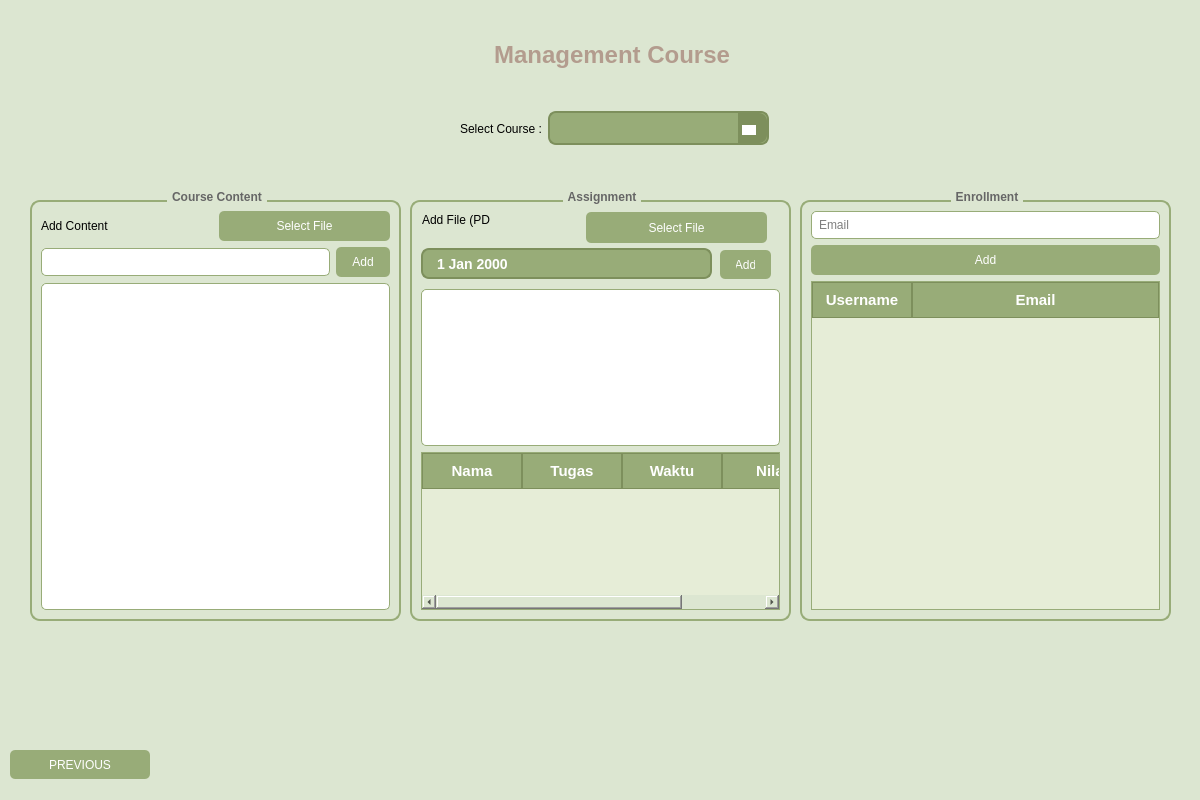
<?xml version="1.0" encoding="UTF-8"?>
<ui version="4.0">
 <class>ManagementCourse</class>
 <widget class="QWidget" name="ManagementCourse">
  <property name="geometry">
   <rect>
    <x>0</x>
    <y>0</y>
    <width>1200</width>
    <height>800</height>
   </rect>
  </property>
  <property name="styleSheet">
   <string notr="true">
   QWidget {
       background-color: #DCE6D1;
   }
   QLabel#titleLabel {
       color: #B39C8E;
       font-size: 24px;
       font-weight: bold;
   }
   QComboBox {
       background-color: #98AC78;
       border: none;
       border-radius: 5px;
       padding: 5px;
       color: white;
       min-width: 200px;
   }
   QComboBox::drop-down {
       border: none;
   }
   QComboBox::down-arrow {
       image: url(down_arrow.png);
       width: 12px;
       height: 12px;
   }
   QPushButton {
       background-color: #98AC78;
       border: none;
       border-radius: 5px;
       color: white;
       padding: 8px 16px;
   }
   QPushButton:hover {
       background-color: #7D8F5C;
   }
   QPushButton#previousBtn {
       background-color: #B39C8E;
       border-radius: 15px;
   }
   QPushButton#addBtn {
       background-color: #B39C8E;
       min-width: 60px;
   }
   QLineEdit {
       background-color: white;
       border: 1px solid #98AC78;
       border-radius: 5px;
       padding: 5px;
   }
   QGroupBox {
       border: 2px solid #98AC78;
       border-radius: 10px;
       margin-top: 10px;
       font-weight: bold;
   }
   QGroupBox::title {
       color: #666666;
       subcontrol-origin: margin;
       subcontrol-position: top center;
       padding: 0 3px;
       background-color: #DCE6D1;
   }
   QTextEdit {
       background-color: white;
       border: 1px solid #98AC78;
       border-radius: 5px;
   }
   </string>
  </property>
  <widget class="QLabel" name="titleLabel">
   <property name="geometry">
    <rect>
     <x>490</x>
     <y>40</y>
     <width>244</width>
     <height>29</height>
    </rect>
   </property>
   <property name="text">
    <string>Management Course</string>
   </property>
   <property name="alignment">
    <set>Qt::AlignCenter</set>
   </property>
  </widget>
  <widget class="QPushButton" name="btnPrevious">
   <property name="geometry">
    <rect>
     <x>10</x>
     <y>750</y>
     <width>140</width>
     <height>29</height>
    </rect>
   </property>
   <property name="styleSheet">
    <string notr="true">/* Style untuk tombol Previous */
QPushButton#previousBtn {
    background-color: #B39C8E;  /* Warna coklat muda */
    color: white;  /* Warna teks putih */
    border: none;  /* Hapus border */
    border-radius: 20px;  /* Sudut melengkung */
    padding: 8px 20px;  /* Padding vertical dan horizontal */
    min-width: 100px;  /* Lebar minimum */
    font-size: 14px;  /* Ukuran font */
    font-weight: bold;  /* Tebal font */
    text-transform: uppercase;  /* Huruf kapital */
}

/* Efek hover */
QPushButton#previousBtn:hover {
    background-color: #A08D7F;  /* Warna sedikit lebih gelap saat hover */
    cursor: pointer;  /* Kursor berubah jadi pointer */
}

/* Efek saat diklik */
QPushButton#previousBtn:pressed {
    background-color: #8F7C6E;  /* Warna lebih gelap saat diklik */
    padding-top: 9px;  /* Efek tombol ditekan */
    padding-bottom: 7px;
}

/* Efek disabled */
QPushButton#previousBtn:disabled {
    background-color: #CCBEB4;  /* Warna lebih pudar saat disabled */
    color: #E6E6E6;  /* Warna teks lebih pudar */
}</string>
   </property>
   <property name="text">
    <string>PREVIOUS</string>
   </property>
  </widget>
  <widget class="QGroupBox" name="enrollmentGroup">
   <property name="geometry">
    <rect>
     <x>800</x>
     <y>190</y>
     <width>371</width>
     <height>431</height>
    </rect>
   </property>
   <property name="title">
    <string>Enrollment</string>
   </property>
   <layout class="QVBoxLayout" name="enrollmentLayout">
    <item>
     <widget class="QLineEdit" name="emailInput">
      <property name="placeholderText">
       <string>Email</string>
      </property>
     </widget>
    </item>
    <item>
     <widget class="QPushButton" name="btnAddEnroll">
      <property name="text">
       <string>Add</string>
      </property>
     </widget>
    </item>
    <item>
     <widget class="QTableWidget" name="tableEnrollment">
      <property name="styleSheet">
       <string notr="true">QTableWidget, QTableView {
    background-color: #E6EDD7;   /* Hijau muda utama */
    alternate-background-color: #D1E2B6; /* Hijau muda lain untuk baris selang-seling */
    gridline-color: #98AC78;     /* Hijau medium untuk garis */
    border: 1px solid #98AC78;
    font-size: 14px;
    color: #5B4636;
    selection-background-color: #B4C99A; /* Hijau olive untuk seleksi */
    selection-color: #333;
}

QHeaderView::section {
    background-color: #98AC78;   /* Hijau medium untuk header */
    color: white;
    font-weight: bold;
    font-size: 15px;
    border: 1px solid #7D8F5C;
    padding: 6px;
}

QTableCornerButton::section {
    background-color: #98AC78;
    border: 1px solid #7D8F5C;
}</string>
      </property>
      <property name="sizeAdjustPolicy">
       <enum>QAbstractScrollArea::AdjustToContents</enum>
      </property>
      <attribute name="horizontalHeaderVisible">
       <bool>true</bool>
      </attribute>
      <attribute name="horizontalHeaderHighlightSections">
       <bool>true</bool>
      </attribute>
      <attribute name="horizontalHeaderShowSortIndicator" stdset="0">
       <bool>false</bool>
      </attribute>
      <attribute name="horizontalHeaderStretchLastSection">
       <bool>true</bool>
      </attribute>
      <attribute name="verticalHeaderVisible">
       <bool>true</bool>
      </attribute>
      <attribute name="verticalHeaderHighlightSections">
       <bool>true</bool>
      </attribute>
      <attribute name="verticalHeaderStretchLastSection">
       <bool>false</bool>
      </attribute>
      <column>
       <property name="text">
        <string>Username</string>
       </property>
      </column>
      <column>
       <property name="text">
        <string>Email</string>
       </property>
      </column>
     </widget>
    </item>
   </layout>
  </widget>
  <widget class="QGroupBox" name="assignmentGroup">
   <property name="geometry">
    <rect>
     <x>410</x>
     <y>190</y>
     <width>381</width>
     <height>431</height>
    </rect>
   </property>
   <property name="title">
    <string>Assignment</string>
   </property>
   <widget class="QTextEdit" name="listAssignment">
    <property name="geometry">
     <rect>
      <x>11</x>
      <y>99</y>
      <width>359</width>
      <height>157</height>
     </rect>
    </property>
   </widget>
   <widget class="QDateEdit" name="dateEdit">
    <property name="geometry">
     <rect>
      <x>11</x>
      <y>58</y>
      <width>291</width>
      <height>31</height>
     </rect>
    </property>
    <property name="styleSheet">
     <string notr="true">QDateEdit {
    background-color: #98AC78;
    color: white;
    border: 2px solid #7D8F5C;
    border-radius: 8px;
    padding: 6px 12px;
    font-size: 14px;
    font-weight: bold;
    min-width: 120px;
}

QDateEdit::drop-down {
    subcontrol-origin: padding;
    subcontrol-position: top right;
    width: 28px;
    border-left: 1px solid #7D8F5C;
    background-color: #7D8F5C;
    border-top-right-radius: 8px;
    border-bottom-right-radius: 8px;
}

QDateEdit::down-arrow {
    image: url(:/icons/down-arrow-white.png); /* Ganti dengan path ikon panah Anda, atau hapus baris ini untuk default */
    width: 16px;
    height: 16px;
}

QDateEdit:focus {
    border: 2px solid #4C5B36;
    background-color: #B4C99A;
    color: #333;
}

QDateEdit::hover {
    background-color: #B4C99A;
}

QDateEdit::up-button, QDateEdit::down-button {
    background: transparent;
    width: 0px;
    height: 0px;
}

QCalendarWidget QToolButton {
    background-color: #98AC78;
    color: white;
    border-radius: 5px;
    margin: 2px;
    font-weight: bold;
}
QCalendarWidget QWidget {
    alternate-background-color: #EAF2DF;
}
QCalendarWidget QAbstractItemView {
    selection-background-color: #7D8F5C;
    selection-color: white;
    background-color: #F5F8ED;
    outline: none;
}</string>
    </property>
   </widget>
   <widget class="QTableWidget" name="tableWidget">
    <property name="geometry">
     <rect>
      <x>11</x>
      <y>262</y>
      <width>359</width>
      <height>158</height>
     </rect>
    </property>
    <property name="styleSheet">
     <string notr="true">QTableWidget, QTableView {
    background-color: #E6EDD7;   /* Hijau muda utama */
    alternate-background-color: #D1E2B6; /* Hijau muda lain untuk baris selang-seling */
    gridline-color: #98AC78;     /* Hijau medium untuk garis */
    border: 1px solid #98AC78;
    font-size: 14px;
    color: #5B4636;
    selection-background-color: #B4C99A; /* Hijau olive untuk seleksi */
    selection-color: #333;
}

QHeaderView::section {
    background-color: #98AC78;   /* Hijau medium untuk header */
    color: white;
    font-weight: bold;
    font-size: 15px;
    border: 1px solid #7D8F5C;
    padding: 6px;
}

QTableCornerButton::section {
    background-color: #98AC78;
    border: 1px solid #7D8F5C;
}</string>
    </property>
    <column>
     <property name="text">
      <string>Nama</string>
     </property>
    </column>
    <column>
     <property name="text">
      <string>Tugas</string>
     </property>
    </column>
    <column>
     <property name="text">
      <string>Waktu</string>
     </property>
    </column>
    <column>
     <property name="text">
      <string>Nilai</string>
     </property>
    </column>
   </widget>
   <widget class="QPushButton" name="btnAddAssignment">
    <property name="geometry">
     <rect>
      <x>310</x>
      <y>60</y>
      <width>51</width>
      <height>29</height>
     </rect>
    </property>
    <property name="text">
     <string>Add</string>
    </property>
   </widget>
   <widget class="QPushButton" name="btnSelectAssignmentFile">
    <property name="geometry">
     <rect>
      <x>176</x>
      <y>22</y>
      <width>181</width>
      <height>31</height>
     </rect>
    </property>
    <property name="text">
     <string>Select File</string>
    </property>
   </widget>
   <widget class="QLabel" name="addFileLabel">
    <property name="geometry">
     <rect>
      <x>12</x>
      <y>22</y>
      <width>68</width>
      <height>16</height>
     </rect>
    </property>
    <property name="text">
     <string>Add File (PDF)</string>
    </property>
   </widget>
  </widget>
  <widget class="QGroupBox" name="contentGroup">
   <property name="geometry">
    <rect>
     <x>30</x>
     <y>190</y>
     <width>371</width>
     <height>431</height>
    </rect>
   </property>
   <property name="title">
    <string>Course Content</string>
   </property>
   <layout class="QVBoxLayout" name="contentLayout">
    <item>
     <layout class="QHBoxLayout" name="addContentLayout">
      <item>
       <widget class="QLabel" name="addContentLabel">
        <property name="text">
         <string>Add Content</string>
        </property>
       </widget>
      </item>
      <item>
       <widget class="QPushButton" name="btnSelectContentFile">
        <property name="text">
         <string>Select File</string>
        </property>
       </widget>
      </item>
     </layout>
    </item>
    <item>
     <layout class="QHBoxLayout" name="contentInputLayout">
      <item>
       <widget class="QLineEdit" name="contentInput"/>
      </item>
      <item>
       <widget class="QPushButton" name="btnAddContent">
        <property name="text">
         <string>Add</string>
        </property>
       </widget>
      </item>
     </layout>
    </item>
    <item>
     <widget class="QTextEdit" name="listContent"/>
    </item>
   </layout>
  </widget>
  <widget class="QWidget" name="layoutWidget">
   <property name="geometry">
    <rect>
     <x>460</x>
     <y>110</y>
     <width>309</width>
     <height>37</height>
    </rect>
   </property>
   <layout class="QHBoxLayout" name="courseSelectLayout">
    <item>
     <widget class="QLabel" name="selectLabel">
      <property name="text">
       <string>Select Course :</string>
      </property>
     </widget>
    </item>
    <item>
     <widget class="QComboBox" name="courseComboBox">
      <property name="styleSheet">
       <string notr="true">QComboBox {
    background-color: #98AC78;
    color: #fff;
    border: 2px solid #7D8F5C;
    border-radius: 8px;
    padding: 6px 36px 6px 12px;  /* Space for arrow on the right */
    font-size: 14px;
    font-weight: bold;
    min-width: 160px;
}
QComboBox:hover, QComboBox:focus {
    background-color: #B4C99A;
    color: #333;
    border: 2px solid #5C7042;
}
QComboBox::drop-down {
    subcontrol-origin: padding;
    subcontrol-position: top right;
    width: 28px;
    border-left: 1px solid #7D8F5C;
    background: #7D8F5C;
    border-top-right-radius: 8px;
    border-bottom-right-radius: 8px;
}
QComboBox::down-arrow {
    width: 0;
    height: 0;
    margin-right: 8px;
    margin-top: 4px;
    border-left: 7px solid transparent;
    border-right: 7px solid transparent;
    border-top: 10px solid #fff; /* Arrow color */
    /* No image needed, this is a pure CSS triangle */
}
QComboBox QAbstractItemView {
    background: #EAF2DF;
    selection-background-color: #98AC78;
    color: #333;
    border: 2px solid #7D8F5C;
    border-radius: 6px;
    font-size: 14px;
}</string>
      </property>
     </widget>
    </item>
   </layout>
  </widget>
 </widget>
 <resources/>
 <connections/>
</ui>
